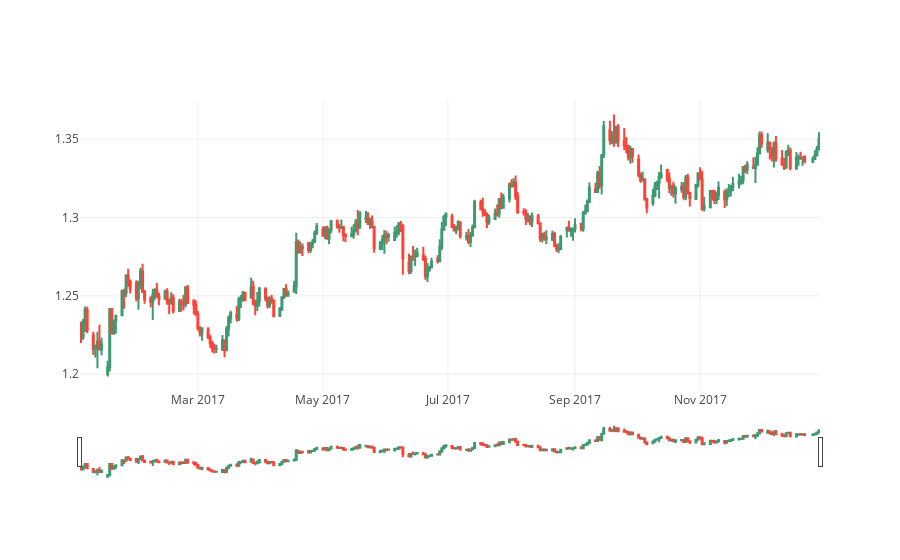

Write notebook code for a chart like this one.
### Markdown cell above
Lets plot for all data points and see how it looks.

### Code cell
plotCandlesticks(df)

### Figure 1 — Plotly figure (JSON) as saved in the notebook; plotly's stock layout.template omitted (floating-point values rounded to 4 significant figures; data arrays with more than 128 entries replaced by an {"elided": "..."} marker saying what was removed)
{"data": [{"close": {"elided": "258 float values"}, "high": {"elided": "258 float values"}, "low": {"elided": "258 float values"}, "open": {"elided": "258 float values"}, "type": "candlestick", "x": {"elided": "258 str values"}}], "layout": {}}
